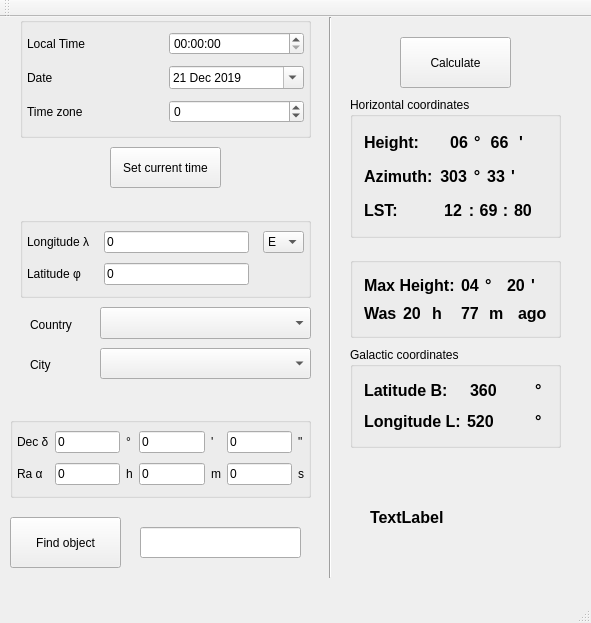
<?xml version="1.0" encoding="UTF-8"?>
<ui version="4.0">
 <class>MainWindow</class>
 <widget class="QMainWindow" name="MainWindow">
  <property name="geometry">
   <rect>
    <x>0</x>
    <y>0</y>
    <width>591</width>
    <height>623</height>
   </rect>
  </property>
  <property name="maximumSize">
   <size>
    <width>16777215</width>
    <height>16777215</height>
   </size>
  </property>
  <property name="windowTitle">
   <string>Star Height</string>
  </property>
  <widget class="QWidget" name="centralWidget">
   <widget class="QGroupBox" name="Date_and_Time">
    <property name="geometry">
     <rect>
      <x>20</x>
      <y>0</y>
      <width>291</width>
      <height>121</height>
     </rect>
    </property>
    <layout class="QGridLayout" name="gridLayout_2">
     <property name="leftMargin">
      <number>4</number>
     </property>
     <property name="topMargin">
      <number>4</number>
     </property>
     <property name="rightMargin">
      <number>4</number>
     </property>
     <property name="bottomMargin">
      <number>4</number>
     </property>
     <item row="0" column="0">
      <widget class="QLabel" name="label_3">
       <property name="text">
        <string>Local Time</string>
       </property>
      </widget>
     </item>
     <item row="0" column="1">
      <widget class="QTimeEdit" name="LT">
       <property name="buttonSymbols">
        <enum>QAbstractSpinBox::UpDownArrows</enum>
       </property>
       <property name="correctionMode">
        <enum>QAbstractSpinBox::CorrectToPreviousValue</enum>
       </property>
       <property name="showGroupSeparator" stdset="0">
        <bool>false</bool>
       </property>
       <property name="displayFormat">
        <string>HH:mm:ss</string>
       </property>
       <property name="calendarPopup">
        <bool>true</bool>
       </property>
      </widget>
     </item>
     <item row="3" column="1">
      <widget class="QSpinBox" name="time_zone">
       <property name="buttonSymbols">
        <enum>QAbstractSpinBox::UpDownArrows</enum>
       </property>
       <property name="minimum">
        <number>-24</number>
       </property>
       <property name="maximum">
        <number>24</number>
       </property>
       <property name="stepType">
        <enum>QAbstractSpinBox::AdaptiveDecimalStepType</enum>
       </property>
      </widget>
     </item>
     <item row="3" column="0">
      <widget class="QLabel" name="label_5">
       <property name="text">
        <string>Time zone</string>
       </property>
      </widget>
     </item>
     <item row="1" column="1">
      <widget class="QDateEdit" name="Date">
       <property name="showGroupSeparator" stdset="0">
        <bool>false</bool>
       </property>
       <property name="minimumDateTime">
        <datetime>
         <hour>0</hour>
         <minute>0</minute>
         <second>0</second>
         <year>1753</year>
         <month>1</month>
         <day>1</day>
        </datetime>
       </property>
       <property name="maximumDate">
        <date>
         <year>2024</year>
         <month>12</month>
         <day>31</day>
        </date>
       </property>
       <property name="minimumDate">
        <date>
         <year>1753</year>
         <month>1</month>
         <day>1</day>
        </date>
       </property>
       <property name="calendarPopup">
        <bool>true</bool>
       </property>
       <property name="timeSpec">
        <enum>Qt::LocalTime</enum>
       </property>
       <property name="date">
        <date>
         <year>2019</year>
         <month>12</month>
         <day>21</day>
        </date>
       </property>
      </widget>
     </item>
     <item row="1" column="0">
      <widget class="QLabel" name="label_4">
       <property name="text">
        <string>Date</string>
       </property>
      </widget>
     </item>
    </layout>
   </widget>
   <widget class="QGroupBox" name="Observer_Position">
    <property name="geometry">
     <rect>
      <x>20</x>
      <y>200</y>
      <width>291</width>
      <height>81</height>
     </rect>
    </property>
    <layout class="QGridLayout" name="gridLayout" columnstretch="0,0,0">
     <property name="leftMargin">
      <number>4</number>
     </property>
     <property name="topMargin">
      <number>4</number>
     </property>
     <property name="rightMargin">
      <number>4</number>
     </property>
     <property name="bottomMargin">
      <number>4</number>
     </property>
     <property name="horizontalSpacing">
      <number>14</number>
     </property>
     <item row="0" column="0">
      <widget class="QLabel" name="label_2">
       <property name="text">
        <string>Longitude λ</string>
       </property>
      </widget>
     </item>
     <item row="1" column="1">
      <widget class="QLineEdit" name="lat">
       <property name="text">
        <string>0</string>
       </property>
       <property name="maxLength">
        <number>20</number>
       </property>
      </widget>
     </item>
     <item row="1" column="0">
      <widget class="QLabel" name="label">
       <property name="text">
        <string>Latitude φ</string>
       </property>
      </widget>
     </item>
     <item row="0" column="2">
      <widget class="QComboBox" name="comboBox">
       <property name="maximumSize">
        <size>
         <width>41</width>
         <height>16777215</height>
        </size>
       </property>
       <item>
        <property name="text">
         <string>E</string>
        </property>
       </item>
       <item>
        <property name="text">
         <string>W</string>
        </property>
       </item>
      </widget>
     </item>
     <item row="0" column="1">
      <widget class="QLineEdit" name="lon">
       <property name="text">
        <string>0</string>
       </property>
       <property name="maxLength">
        <number>20</number>
       </property>
      </widget>
     </item>
    </layout>
   </widget>
   <widget class="QGroupBox" name="Star_Position">
    <property name="geometry">
     <rect>
      <x>10</x>
      <y>400</y>
      <width>301</width>
      <height>81</height>
     </rect>
    </property>
    <layout class="QGridLayout" name="gridLayout_3">
     <property name="leftMargin">
      <number>4</number>
     </property>
     <property name="topMargin">
      <number>4</number>
     </property>
     <property name="rightMargin">
      <number>4</number>
     </property>
     <property name="bottomMargin">
      <number>4</number>
     </property>
     <item row="0" column="0">
      <widget class="QLabel" name="label_11">
       <property name="text">
        <string>Dec δ</string>
       </property>
      </widget>
     </item>
     <item row="0" column="2">
      <widget class="QLabel" name="label_12">
       <property name="text">
        <string>°</string>
       </property>
      </widget>
     </item>
     <item row="1" column="1">
      <widget class="QLineEdit" name="ra_h">
       <property name="text">
        <string>0</string>
       </property>
       <property name="maxLength">
        <number>20</number>
       </property>
      </widget>
     </item>
     <item row="0" column="4">
      <widget class="QLabel" name="label_13">
       <property name="text">
        <string>'</string>
       </property>
      </widget>
     </item>
     <item row="1" column="5">
      <widget class="QLineEdit" name="ra_s">
       <property name="text">
        <string>0</string>
       </property>
       <property name="maxLength">
        <number>20</number>
       </property>
      </widget>
     </item>
     <item row="1" column="0">
      <widget class="QLabel" name="label_15">
       <property name="text">
        <string>Ra α</string>
       </property>
      </widget>
     </item>
     <item row="1" column="3">
      <widget class="QLineEdit" name="ra_m">
       <property name="text">
        <string>0</string>
       </property>
       <property name="maxLength">
        <number>20</number>
       </property>
      </widget>
     </item>
     <item row="0" column="6">
      <widget class="QLabel" name="label_14">
       <property name="text">
        <string>&quot;</string>
       </property>
      </widget>
     </item>
     <item row="1" column="4">
      <widget class="QLabel" name="label_17">
       <property name="text">
        <string>m</string>
       </property>
      </widget>
     </item>
     <item row="1" column="6">
      <widget class="QLabel" name="label_18">
       <property name="text">
        <string>s</string>
       </property>
      </widget>
     </item>
     <item row="0" column="5">
      <widget class="QLineEdit" name="dec_sec">
       <property name="text">
        <string>0</string>
       </property>
       <property name="maxLength">
        <number>20</number>
       </property>
      </widget>
     </item>
     <item row="1" column="2">
      <widget class="QLabel" name="label_16">
       <property name="text">
        <string>h</string>
       </property>
      </widget>
     </item>
     <item row="0" column="1">
      <widget class="QLineEdit" name="dec_deg">
       <property name="text">
        <string>0</string>
       </property>
       <property name="maxLength">
        <number>20</number>
       </property>
      </widget>
     </item>
     <item row="0" column="3">
      <widget class="QLineEdit" name="dec_min">
       <property name="text">
        <string>0</string>
       </property>
       <property name="maxLength">
        <number>20</number>
       </property>
      </widget>
     </item>
    </layout>
   </widget>
   <widget class="QPushButton" name="pushButton">
    <property name="geometry">
     <rect>
      <x>400</x>
      <y>20</y>
      <width>111</width>
      <height>51</height>
     </rect>
    </property>
    <property name="text">
     <string>Calculate</string>
    </property>
   </widget>
   <widget class="QGroupBox" name="Data">
    <property name="geometry">
     <rect>
      <x>350</x>
      <y>240</y>
      <width>211</width>
      <height>81</height>
     </rect>
    </property>
    <layout class="QVBoxLayout" name="verticalLayout">
     <item>
      <layout class="QHBoxLayout" name="horizontalLayout_4">
       <item>
        <widget class="QLabel" name="label_29">
         <property name="font">
          <font>
           <pointsize>12</pointsize>
           <weight>75</weight>
           <bold>true</bold>
          </font>
         </property>
         <property name="text">
          <string>Max Height:</string>
         </property>
        </widget>
       </item>
       <item>
        <widget class="QLabel" name="max_h_deg">
         <property name="font">
          <font>
           <pointsize>12</pointsize>
           <weight>75</weight>
           <bold>true</bold>
          </font>
         </property>
         <property name="text">
          <string>04</string>
         </property>
        </widget>
       </item>
       <item>
        <widget class="QLabel" name="label_31">
         <property name="font">
          <font>
           <pointsize>12</pointsize>
           <weight>75</weight>
           <bold>true</bold>
          </font>
         </property>
         <property name="text">
          <string>°</string>
         </property>
        </widget>
       </item>
       <item>
        <widget class="QLabel" name="max_h_m">
         <property name="font">
          <font>
           <pointsize>12</pointsize>
           <weight>75</weight>
           <bold>true</bold>
          </font>
         </property>
         <property name="text">
          <string>20</string>
         </property>
        </widget>
       </item>
       <item>
        <widget class="QLabel" name="label_33">
         <property name="font">
          <font>
           <pointsize>12</pointsize>
           <weight>75</weight>
           <bold>true</bold>
          </font>
         </property>
         <property name="text">
          <string>'</string>
         </property>
        </widget>
       </item>
      </layout>
     </item>
     <item>
      <layout class="QHBoxLayout" name="horizontalLayout_5">
       <item>
        <widget class="QLabel" name="in_was">
         <property name="font">
          <font>
           <pointsize>12</pointsize>
           <weight>75</weight>
           <bold>true</bold>
          </font>
         </property>
         <property name="text">
          <string>Was</string>
         </property>
        </widget>
       </item>
       <item>
        <widget class="QLabel" name="t_h">
         <property name="font">
          <font>
           <pointsize>12</pointsize>
           <weight>75</weight>
           <bold>true</bold>
          </font>
         </property>
         <property name="text">
          <string>20</string>
         </property>
        </widget>
       </item>
       <item>
        <widget class="QLabel" name="label_34">
         <property name="font">
          <font>
           <pointsize>12</pointsize>
           <weight>75</weight>
           <bold>true</bold>
          </font>
         </property>
         <property name="text">
          <string>h</string>
         </property>
        </widget>
       </item>
       <item>
        <widget class="QLabel" name="t_m">
         <property name="font">
          <font>
           <pointsize>12</pointsize>
           <weight>75</weight>
           <bold>true</bold>
          </font>
         </property>
         <property name="text">
          <string>77</string>
         </property>
        </widget>
       </item>
       <item>
        <widget class="QLabel" name="label_36">
         <property name="font">
          <font>
           <pointsize>12</pointsize>
           <weight>75</weight>
           <bold>true</bold>
          </font>
         </property>
         <property name="text">
          <string>m</string>
         </property>
        </widget>
       </item>
       <item>
        <widget class="QLabel" name="ago">
         <property name="font">
          <font>
           <pointsize>12</pointsize>
           <weight>75</weight>
           <bold>true</bold>
          </font>
         </property>
         <property name="text">
          <string>ago</string>
         </property>
        </widget>
       </item>
      </layout>
     </item>
    </layout>
   </widget>
   <widget class="QGroupBox" name="Horiz_Coordinates">
    <property name="geometry">
     <rect>
      <x>350</x>
      <y>80</y>
      <width>211</width>
      <height>141</height>
     </rect>
    </property>
    <property name="title">
     <string>Horizontal coordinates</string>
    </property>
    <layout class="QVBoxLayout" name="verticalLayout_3">
     <item>
      <layout class="QHBoxLayout" name="horizontalLayout_2">
       <item>
        <widget class="QLabel" name="label_19">
         <property name="minimumSize">
          <size>
           <width>70</width>
           <height>0</height>
          </size>
         </property>
         <property name="font">
          <font>
           <pointsize>12</pointsize>
           <weight>75</weight>
           <bold>true</bold>
          </font>
         </property>
         <property name="text">
          <string>Height:</string>
         </property>
        </widget>
       </item>
       <item>
        <widget class="QLabel" name="label_20">
         <property name="font">
          <font>
           <pointsize>12</pointsize>
           <weight>75</weight>
           <bold>true</bold>
          </font>
         </property>
         <property name="text">
          <string>06</string>
         </property>
         <property name="alignment">
          <set>Qt::AlignRight|Qt::AlignTrailing|Qt::AlignVCenter</set>
         </property>
        </widget>
       </item>
       <item>
        <widget class="QLabel" name="label_21">
         <property name="maximumSize">
          <size>
           <width>6</width>
           <height>16777215</height>
          </size>
         </property>
         <property name="font">
          <font>
           <pointsize>12</pointsize>
           <weight>75</weight>
           <bold>true</bold>
          </font>
         </property>
         <property name="text">
          <string>°</string>
         </property>
        </widget>
       </item>
       <item>
        <widget class="QLabel" name="label_22">
         <property name="font">
          <font>
           <pointsize>12</pointsize>
           <weight>75</weight>
           <bold>true</bold>
          </font>
         </property>
         <property name="text">
          <string>66</string>
         </property>
         <property name="alignment">
          <set>Qt::AlignCenter</set>
         </property>
        </widget>
       </item>
       <item>
        <widget class="QLabel" name="label_23">
         <property name="minimumSize">
          <size>
           <width>27</width>
           <height>0</height>
          </size>
         </property>
         <property name="font">
          <font>
           <pointsize>12</pointsize>
           <weight>75</weight>
           <bold>true</bold>
          </font>
         </property>
         <property name="text">
          <string>'</string>
         </property>
        </widget>
       </item>
      </layout>
     </item>
     <item>
      <layout class="QHBoxLayout" name="horizontalLayout_3">
       <item>
        <widget class="QLabel" name="label_24">
         <property name="maximumSize">
          <size>
           <width>72</width>
           <height>16777215</height>
          </size>
         </property>
         <property name="font">
          <font>
           <pointsize>12</pointsize>
           <weight>75</weight>
           <bold>true</bold>
          </font>
         </property>
         <property name="text">
          <string>Azimuth:</string>
         </property>
        </widget>
       </item>
       <item>
        <widget class="QLabel" name="label_25">
         <property name="maximumSize">
          <size>
           <width>28</width>
           <height>16777215</height>
          </size>
         </property>
         <property name="font">
          <font>
           <pointsize>12</pointsize>
           <weight>75</weight>
           <bold>true</bold>
          </font>
         </property>
         <property name="text">
          <string>303</string>
         </property>
         <property name="alignment">
          <set>Qt::AlignRight|Qt::AlignTrailing|Qt::AlignVCenter</set>
         </property>
        </widget>
       </item>
       <item>
        <widget class="QLabel" name="label_26">
         <property name="maximumSize">
          <size>
           <width>8</width>
           <height>16777215</height>
          </size>
         </property>
         <property name="font">
          <font>
           <pointsize>12</pointsize>
           <weight>75</weight>
           <bold>true</bold>
          </font>
         </property>
         <property name="text">
          <string>°</string>
         </property>
         <property name="alignment">
          <set>Qt::AlignCenter</set>
         </property>
        </widget>
       </item>
       <item>
        <widget class="QLabel" name="label_27">
         <property name="maximumSize">
          <size>
           <width>18</width>
           <height>16777215</height>
          </size>
         </property>
         <property name="font">
          <font>
           <pointsize>12</pointsize>
           <weight>75</weight>
           <bold>true</bold>
          </font>
         </property>
         <property name="text">
          <string>33</string>
         </property>
         <property name="alignment">
          <set>Qt::AlignCenter</set>
         </property>
        </widget>
       </item>
       <item>
        <widget class="QLabel" name="label_28">
         <property name="font">
          <font>
           <pointsize>12</pointsize>
           <weight>75</weight>
           <bold>true</bold>
          </font>
         </property>
         <property name="text">
          <string>'</string>
         </property>
        </widget>
       </item>
      </layout>
     </item>
     <item>
      <layout class="QHBoxLayout" name="horizontalLayout">
       <item>
        <widget class="QLabel" name="label_6">
         <property name="minimumSize">
          <size>
           <width>73</width>
           <height>0</height>
          </size>
         </property>
         <property name="font">
          <font>
           <pointsize>12</pointsize>
           <weight>75</weight>
           <bold>true</bold>
          </font>
         </property>
         <property name="text">
          <string>LST:</string>
         </property>
        </widget>
       </item>
       <item>
        <widget class="QLabel" name="label_7">
         <property name="maximumSize">
          <size>
           <width>20</width>
           <height>16777215</height>
          </size>
         </property>
         <property name="font">
          <font>
           <pointsize>12</pointsize>
           <weight>75</weight>
           <bold>true</bold>
          </font>
         </property>
         <property name="text">
          <string>12</string>
         </property>
         <property name="alignment">
          <set>Qt::AlignCenter</set>
         </property>
        </widget>
       </item>
       <item>
        <widget class="QLabel" name="label_8">
         <property name="maximumSize">
          <size>
           <width>5</width>
           <height>16777215</height>
          </size>
         </property>
         <property name="font">
          <font>
           <pointsize>12</pointsize>
           <weight>75</weight>
           <bold>true</bold>
          </font>
         </property>
         <property name="text">
          <string>:</string>
         </property>
         <property name="alignment">
          <set>Qt::AlignCenter</set>
         </property>
        </widget>
       </item>
       <item>
        <widget class="QLabel" name="label_9">
         <property name="enabled">
          <bool>true</bool>
         </property>
         <property name="maximumSize">
          <size>
           <width>17</width>
           <height>16777215</height>
          </size>
         </property>
         <property name="sizeIncrement">
          <size>
           <width>0</width>
           <height>0</height>
          </size>
         </property>
         <property name="baseSize">
          <size>
           <width>0</width>
           <height>0</height>
          </size>
         </property>
         <property name="font">
          <font>
           <pointsize>12</pointsize>
           <weight>75</weight>
           <bold>true</bold>
          </font>
         </property>
         <property name="layoutDirection">
          <enum>Qt::LeftToRight</enum>
         </property>
         <property name="lineWidth">
          <number>1</number>
         </property>
         <property name="text">
          <string>69</string>
         </property>
         <property name="alignment">
          <set>Qt::AlignCenter</set>
         </property>
        </widget>
       </item>
       <item>
        <widget class="QLabel" name="label_10">
         <property name="maximumSize">
          <size>
           <width>5</width>
           <height>16777215</height>
          </size>
         </property>
         <property name="font">
          <font>
           <pointsize>12</pointsize>
           <weight>75</weight>
           <bold>true</bold>
          </font>
         </property>
         <property name="text">
          <string>:</string>
         </property>
         <property name="alignment">
          <set>Qt::AlignCenter</set>
         </property>
        </widget>
       </item>
       <item>
        <widget class="QLabel" name="label_35">
         <property name="maximumSize">
          <size>
           <width>84</width>
           <height>16777215</height>
          </size>
         </property>
         <property name="font">
          <font>
           <pointsize>12</pointsize>
           <weight>75</weight>
           <bold>true</bold>
          </font>
         </property>
         <property name="text">
          <string>80</string>
         </property>
        </widget>
       </item>
      </layout>
     </item>
    </layout>
   </widget>
   <widget class="QGroupBox" name="Gal_coordinates">
    <property name="geometry">
     <rect>
      <x>350</x>
      <y>330</y>
      <width>211</width>
      <height>101</height>
     </rect>
    </property>
    <property name="title">
     <string>Galactic coordinates</string>
    </property>
    <layout class="QVBoxLayout" name="verticalLayout_2">
     <item>
      <layout class="QHBoxLayout" name="horizontalLayout_6">
       <item>
        <widget class="QLabel" name="label_39">
         <property name="minimumSize">
          <size>
           <width>100</width>
           <height>0</height>
          </size>
         </property>
         <property name="font">
          <font>
           <pointsize>12</pointsize>
           <weight>75</weight>
           <bold>true</bold>
          </font>
         </property>
         <property name="text">
          <string>Latitude B:</string>
         </property>
        </widget>
       </item>
       <item>
        <widget class="QLabel" name="galactic_b">
         <property name="font">
          <font>
           <pointsize>12</pointsize>
           <weight>75</weight>
           <bold>true</bold>
          </font>
         </property>
         <property name="text">
          <string>360</string>
         </property>
        </widget>
       </item>
       <item>
        <widget class="QLabel" name="label_30">
         <property name="maximumSize">
          <size>
           <width>12</width>
           <height>16777215</height>
          </size>
         </property>
         <property name="font">
          <font>
           <pointsize>12</pointsize>
           <weight>75</weight>
           <bold>true</bold>
          </font>
         </property>
         <property name="text">
          <string>°</string>
         </property>
        </widget>
       </item>
      </layout>
     </item>
     <item>
      <layout class="QHBoxLayout" name="horizontalLayout_7">
       <item>
        <widget class="QLabel" name="label_40">
         <property name="font">
          <font>
           <pointsize>12</pointsize>
           <weight>75</weight>
           <bold>true</bold>
          </font>
         </property>
         <property name="text">
          <string>Longitude L:</string>
         </property>
        </widget>
       </item>
       <item>
        <widget class="QLabel" name="galactic_l">
         <property name="font">
          <font>
           <pointsize>12</pointsize>
           <weight>75</weight>
           <bold>true</bold>
          </font>
         </property>
         <property name="text">
          <string>520</string>
         </property>
        </widget>
       </item>
       <item>
        <widget class="QLabel" name="label_32">
         <property name="maximumSize">
          <size>
           <width>12</width>
           <height>16777215</height>
          </size>
         </property>
         <property name="font">
          <font>
           <pointsize>12</pointsize>
           <weight>75</weight>
           <bold>true</bold>
          </font>
         </property>
         <property name="text">
          <string>°</string>
         </property>
        </widget>
       </item>
      </layout>
     </item>
    </layout>
   </widget>
   <widget class="QPushButton" name="pushButton_2">
    <property name="geometry">
     <rect>
      <x>110</x>
      <y>130</y>
      <width>111</width>
      <height>41</height>
     </rect>
    </property>
    <property name="text">
     <string>Set current time</string>
    </property>
   </widget>
   <widget class="QPushButton" name="pushButton_3">
    <property name="geometry">
     <rect>
      <x>10</x>
      <y>500</y>
      <width>111</width>
      <height>51</height>
     </rect>
    </property>
    <property name="text">
     <string>Find object</string>
    </property>
   </widget>
   <widget class="QLineEdit" name="Object_name">
    <property name="geometry">
     <rect>
      <x>140</x>
      <y>510</y>
      <width>161</width>
      <height>31</height>
     </rect>
    </property>
   </widget>
   <widget class="QComboBox" name="Box_country">
    <property name="geometry">
     <rect>
      <x>100</x>
      <y>290</y>
      <width>211</width>
      <height>32</height>
     </rect>
    </property>
    <item>
     <property name="text">
      <string/>
     </property>
    </item>
    <item>
     <property name="text">
      <string>Poland</string>
     </property>
    </item>
   </widget>
   <widget class="QComboBox" name="Box_city">
    <property name="geometry">
     <rect>
      <x>100</x>
      <y>331</y>
      <width>211</width>
      <height>31</height>
     </rect>
    </property>
   </widget>
   <widget class="QLabel" name="label_38">
    <property name="geometry">
     <rect>
      <x>30</x>
      <y>297</y>
      <width>58</width>
      <height>21</height>
     </rect>
    </property>
    <property name="text">
     <string>Country</string>
    </property>
   </widget>
   <widget class="QLabel" name="label_41">
    <property name="geometry">
     <rect>
      <x>30</x>
      <y>337</y>
      <width>58</width>
      <height>21</height>
     </rect>
    </property>
    <property name="text">
     <string>City</string>
    </property>
   </widget>
   <widget class="Line" name="line">
    <property name="geometry">
     <rect>
      <x>320</x>
      <y>0</y>
      <width>20</width>
      <height>561</height>
     </rect>
    </property>
    <property name="orientation">
     <enum>Qt::Vertical</enum>
    </property>
   </widget>
   <widget class="QLabel" name="label_37">
    <property name="geometry">
     <rect>
      <x>370</x>
      <y>470</y>
      <width>161</width>
      <height>61</height>
     </rect>
    </property>
    <property name="font">
     <font>
      <pointsize>12</pointsize>
      <weight>75</weight>
      <bold>true</bold>
     </font>
    </property>
    <property name="text">
     <string>TextLabel</string>
    </property>
   </widget>
  </widget>
  <widget class="QMenuBar" name="menuBar">
   <property name="geometry">
    <rect>
     <x>0</x>
     <y>0</y>
     <width>591</width>
     <height>30</height>
    </rect>
   </property>
  </widget>
  <widget class="QToolBar" name="mainToolBar">
   <attribute name="toolBarArea">
    <enum>TopToolBarArea</enum>
   </attribute>
   <attribute name="toolBarBreak">
    <bool>false</bool>
   </attribute>
  </widget>
  <widget class="QStatusBar" name="statusBar"/>
 </widget>
 <layoutdefault spacing="6" margin="11"/>
 <tabstops>
  <tabstop>LT</tabstop>
  <tabstop>Date</tabstop>
  <tabstop>time_zone</tabstop>
  <tabstop>lon</tabstop>
  <tabstop>comboBox</tabstop>
  <tabstop>lat</tabstop>
  <tabstop>dec_deg</tabstop>
  <tabstop>dec_min</tabstop>
  <tabstop>dec_sec</tabstop>
  <tabstop>ra_h</tabstop>
  <tabstop>ra_m</tabstop>
  <tabstop>ra_s</tabstop>
  <tabstop>pushButton_2</tabstop>
  <tabstop>pushButton</tabstop>
 </tabstops>
 <resources/>
 <connections/>
</ui>
